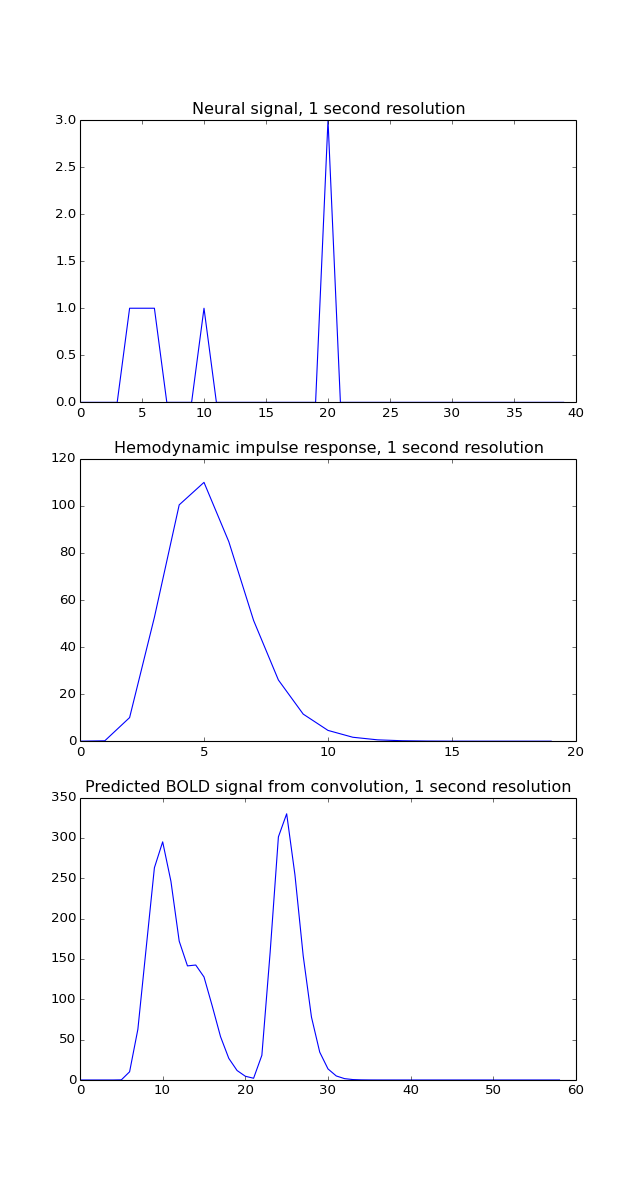

The Python source for this figure:
times = np.arange(0, 40)  # One time point per second
n_time_points = len(times)
neural_signal = np.zeros(n_time_points)
neural_signal[4:7] = 1  # A 3 second event
neural_signal[10] = 1
neural_signal[20] = 3
hrf_times = np.arange(20)
hrf_signal = hrf(hrf_times)  # The HRF at one second time resolution
n_hrf_points = len(hrf_signal)
bold_signal = np.convolve(neural_signal, hrf_signal)
times_and_tail = np.arange(n_time_points + n_hrf_points - 1)
fig, axes = plt.subplots(3, 1, figsize=(8, 15))
axes[0].plot(times, neural_signal)
axes[0].set_title('Neural signal, 1 second resolution')
axes[1].plot(hrf_times, hrf_signal)
axes[1].set_title('Hemodynamic impulse response, 1 second resolution')
axes[2].plot(times_and_tail, bold_signal)
axes[2].set_title('Predicted BOLD signal from convolution, 1 second resolution')
